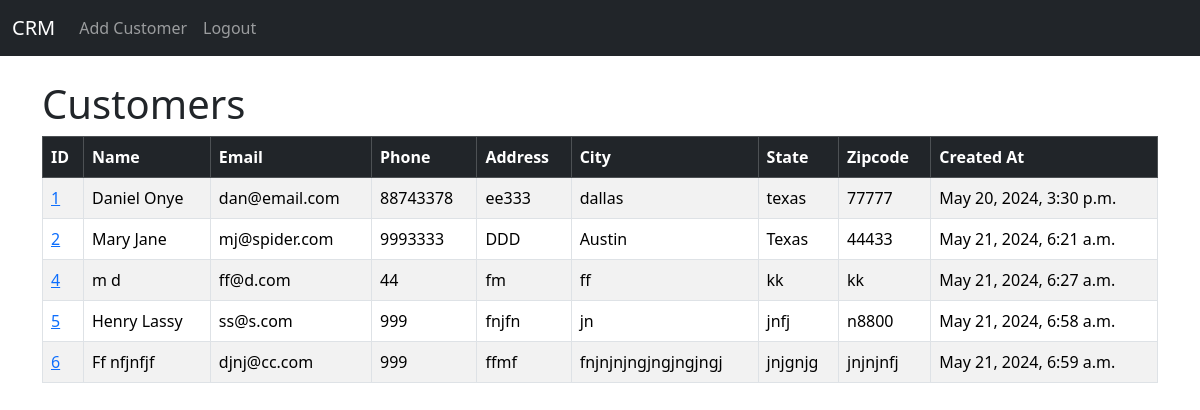
The app's page / (signed in) with its own data.
### website/models.py (models this page shows, shortened)
class Customer(models.Model):
    first_name = models.CharField(max_length=50)
    last_name = models.CharField(max_length=50)
    email = models.EmailField(max_length=50)
    phone = models.CharField(max_length=10)
    address = models.CharField(max_length=50)
    city = models.CharField(max_length=50)
    state = models.CharField(max_length=10)
    zipcode = models.CharField(max_length=10)
    created_at = models.DateTimeField(auto_now_add=True)

### website/views.py (the view)
# urls.py: 2. Add a URL to urlpatterns:  path('', views.home, name='home')
def home(request):
    customers = models.Customer.objects.all()
    if request.method == "POST":
        username = request.POST['username']
        password = request.POST['password']
        user = authenticate(request, username=username, password=password)
        if user is not None:
            login(request, user)
            messages.success(request, 'You have successfully logged in!')
            return redirect('website:home')
        else:
            messages.success(request, 'There was an error logging in... Please Try again!')
            return redirect('website:home')
    else:
        return render(request, 'website/home.html', {
            "customers": customers
        })

### website/templates/website/home.html (shortened to what this page needs)
{% extends "website/base.html" %}
{% block content %}
    {% if user.is_authenticated %}
        <h1>Customers</h1>
        <table class="table table-bordered table-striped table-hover">
            <thead class="table-dark">
                <tr>
                <th scope="col">ID</th>
                <th scope="col">Name</th>
                <th scope="col">Email</th>
                <th scope="col">Phone</th>
                <th scope="col">Address</th>
                <th scope="col">City</th>
                <th scope="col">State</th>
                <th scope="col">Zipcode</th>
                <th scope="col">Created At</th>
                </tr>
            </thead>
            <tbody>
                {% if customers %}
                    {% for customer in customers %}
                        <tr>
                            <td><a href="{% url 'website:customer' customer.id %}">{{customer.id}}</a></td>
                            <td>{{customer.first_name}} {{customer.last_name}}</td>
                            <td>{{customer.email}}</td>
                            <td>{{customer.phone}}</td>
                            <td>{{customer.address}}</td>
                            <td>{{customer.city}}</td>
                            <td>{{customer.state}}</td>
                            <td>{{customer.zipcode}}</td>
                            <td>{{customer.created_at}}</td>
                        </tr>
                    {% endfor %}
                {% endif %}
            </tbody>
            </table>
    {% endif %}
{% endblock content %}

### records on screen
Customer: id "1", first_name "Daniel", last_name "Onye", email "dan@email.com", phone "88743378", address "ee333", city "dallas", state "texas", zipcode "77777", created_at "May 20, 2024, 3:30 p.m."
Customer: id "2", first_name "Mary", last_name "Jane", email "mj@spider.com", phone "9993333", address "DDD", city "Austin", state "Texas", zipcode "44433", created_at "May 21, 2024, 6:21 a.m."
Customer: id "4", first_name "m", last_name "d", email "ff@d.com", phone "44", address "fm", city "ff", state "kk", zipcode "kk", created_at "May 21, 2024, 6:27 a.m."
Customer: id "5", first_name "Henry", last_name "Lassy", email "ss@s.com", phone "999", address "fnjfn", city "jn", state "jnfj", zipcode "n8800", created_at "May 21, 2024, 6:58 a.m."
Customer: id "6", first_name "Ff", last_name "nfjnfjf", email "djnj@cc.com", phone "999", address "ffmf", city "fnjnjnjngjngjngjngj", state "jnjgnjg", zipcode "jnjnjnfj", created_at "May 21, 2024, 6:59 a.m."
